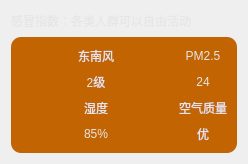
    <widget class="QWidget" name="widget03" native="true">
     <property name="styleSheet">
      <string notr="true">color:rgb(230,230,230);</string>
     </property>
     <layout class="QVBoxLayout" name="verticalLayout" stretch="0,0">
      <item>
       <widget class="QLabel" name="labelGanmao">
        <property name="minimumSize">
         <size>
          <width>100</width>
          <height>20</height>
         </size>
        </property>
        <property name="maximumSize">
         <size>
          <width>1000</width>
          <height>20</height>
         </size>
        </property>
        <property name="text">
         <string>感冒指数：各类人群可以自由活动</string>
        </property>
       </widget>
      </item>
      <item>
       <widget class="QWidget" name="widget0301" native="true">
        <property name="styleSheet">
         <string notr="true">background-color: rgb(194, 100, 1);
border-radius: 10px;</string>
        </property>
        <layout class="QGridLayout" name="gridLayout">
         <item row="0" column="0">
          <layout class="QHBoxLayout" name="horizontalLayout">
           <item>
            <widget class="QLabel" name="labelFX">
             <property name="minimumSize">
              <size>
               <width>45</width>
               <height>45</height>
              </size>
             </property>
             <property name="maximumSize">
              <size>
               <width>45</width>
               <height>45</height>
              </size>
             </property>
             <property name="text">
              <string/>
             </property>
             <property name="pixmap">
              <pixmap resource="res.qrc">:/res/风速_面.png</pixmap>
             </property>
             <property name="scaledContents">
              <bool>true</bool>
             </property>
            </widget>
           </item>
           <item>
            <layout class="QVBoxLayout" name="verticalLayout_2">
             <item>
              <widget class="QLabel" name="labelFXType01">
               <property name="minimumSize">
                <size>
                 <width>50</width>
                 <height>20</height>
                </size>
               </property>
               <property name="maximumSize">
                <size>
                 <width>50</width>
                 <height>20</height>
                </size>
               </property>
               <property name="text">
                <string>东南风</string>
               </property>
               <property name="alignment">
                <set>Qt::AlignmentFlag::AlignCenter</set>
               </property>
              </widget>
             </item>
             <item>
              <widget class="QLabel" name="labelFXType02">
               <property name="minimumSize">
                <size>
                 <width>50</width>
                 <height>20</height>
                </size>
               </property>
               <property name="maximumSize">
                <size>
                 <width>50</width>
                 <height>20</height>
                </size>
               </property>
               <property name="text">
                <string>2级</string>
               </property>
               <property name="alignment">
                <set>Qt::AlignmentFlag::AlignCenter</set>
               </property>
              </widget>
             </item>
            </layout>
           </item>
          </layout>
         </item>
         <item row="0" column="1">
          <layout class="QHBoxLayout" name="horizontalLayout_2">
           <item>
            <widget class="QLabel" name="labelPM">
             <property name="minimumSize">
              <size>
               <width>45</width>
               <height>45</height>
              </size>
             </property>
             <property name="maximumSize">
              <size>
               <width>45</width>
               <height>45</height>
              </size>
             </property>
             <property name="text">
              <string/>
             </property>
             <property name="pixmap">
              <pixmap resource="res.qrc">:/res/PM2.5.png</pixmap>
             </property>
             <property name="scaledContents">
              <bool>true</bool>
             </property>
            </widget>
           </item>
           <item>
            <layout class="QVBoxLayout" name="verticalLayout_3">
             <item>
              <widget class="QLabel" name="labelPMType01">
               <property name="minimumSize">
                <size>
                 <width>50</width>
                 <height>20</height>
                </size>
               </property>
               <property name="maximumSize">
                <size>
                 <width>50</width>
                 <height>25</height>
                </size>
               </property>
               <property name="text">
                <string>PM2.5</string>
               </property>
               <property name="alignment">
                <set>Qt::AlignmentFlag::AlignCenter</set>
               </property>
              </widget>
             </item>
             <item>
              <widget class="QLabel" name="labelPMType02">
               <property name="minimumSize">
                <size>
                 <width>50</width>
                 <height>20</height>
                </size>
               </property>
               <property name="maximumSize">
                <size>
                 <width>50</width>
                 <height>20</height>
                </size>
               </property>
               <property name="text">
                <string>24</string>
               </property>
               <property name="alignment">
                <set>Qt::AlignmentFlag::AlignCenter</set>
               </property>
              </widget>
             </item>
            </layout>
           </item>
          </layout>
         </item>
         <item row="1" column="0">
          <layout class="QHBoxLayout" name="horizontalLayout_3">
           <item>
            <widget class="QLabel" name="labelWD">
             <property name="minimumSize">
              <size>
               <width>45</width>
               <height>45</height>
              </size>
             </property>
             <property name="maximumSize">
              <size>
               <width>45</width>
               <height>45</height>
              </size>
             </property>
             <property name="text">
              <string/>
             </property>
             <property name="pixmap">
              <pixmap resource="res.qrc">:/res/大气湿度_面.png</pixmap>
             </property>
             <property name="scaledContents">
              <bool>true</bool>
             </property>
            </widget>
           </item>
           <item>
            <layout class="QVBoxLayout" name="verticalLayout_4">
             <item>
              <widget class="QLabel" name="labelSDType01">
               <property name="minimumSize">
                <size>
                 <width>50</width>
                 <height>20</height>
                </size>
               </property>
               <property name="maximumSize">
                <size>
                 <width>50</width>
                 <height>20</height>
                </size>
               </property>
               <property name="text">
                <string>湿度</string>
               </property>
               <property name="alignment">
                <set>Qt::AlignmentFlag::AlignCenter</set>
               </property>
              </widget>
             </item>
             <item>
              <widget class="QLabel" name="labelSDType02">
               <property name="minimumSize">
                <size>
                 <width>50</width>
                 <height>20</height>
                </size>
               </property>
               <property name="maximumSize">
                <size>
                 <width>50</width>
                 <height>20</height>
                </size>
               </property>
               <property name="text">
                <string>85%</string>
               </property>
               <property name="alignment">
                <set>Qt::AlignmentFlag::AlignCenter</set>
               </property>
              </widget>
             </item>
            </layout>
           </item>
          </layout>
         </item>
         <item row="1" column="1">
          <layout class="QHBoxLayout" name="horizontalLayout_4">
           <item>
            <widget class="QLabel" name="labelZL">
             <property name="minimumSize">
              <size>
               <width>45</width>
               <height>45</height>
              </size>
             </property>
             <property name="maximumSize">
              <size>
               <width>45</width>
               <height>45</height>
              </size>
             </property>
             <property name="text">
              <string/>
             </property>
             <property name="pixmap">
              <pixmap resource="res.qrc">:/res/负氧离子.png</pixmap>
             </property>
             <property name="scaledContents">
              <bool>true</bool>
             </property>
            </widget>
           </item>
           <item>
            <layout class="QVBoxLayout" name="verticalLayout_5">
             <item>
              <widget class="QLabel" name="labelZLType01">
               <property name="minimumSize">
                <size>
                 <width>50</width>
                 <height>20</height>
                </size>
               </property>
               <property name="maximumSize">
                <size>
                 <width>50</width>
                 <height>20</height>
                </size>
               </property>
               <property name="text">
                <string>空气质量</string>
               </property>
               <property name="alignment">
                <set>Qt::AlignmentFlag::AlignCenter</set>
               </property>
              </widget>
             </item>
             <item>
              <widget class="QLabel" name="labelZLType02">
               <property name="minimumSize">
                <size>
                 <width>50</width>
                 <height>20</height>
                </size>
               </property>
               <property name="maximumSize">
                <size>
                 <width>50</width>
                 <height>20</height>
                </size>
               </property>
               <property name="text">
                <string>优</string>
               </property>
               <property name="alignment">
                <set>Qt::AlignmentFlag::AlignCenter</set>
               </property>
              </widget>
             </item>
            </layout>
           </item>
          </layout>
         </item>
        </layout>
       </widget>
      </item>
     </layout>
    </widget>
